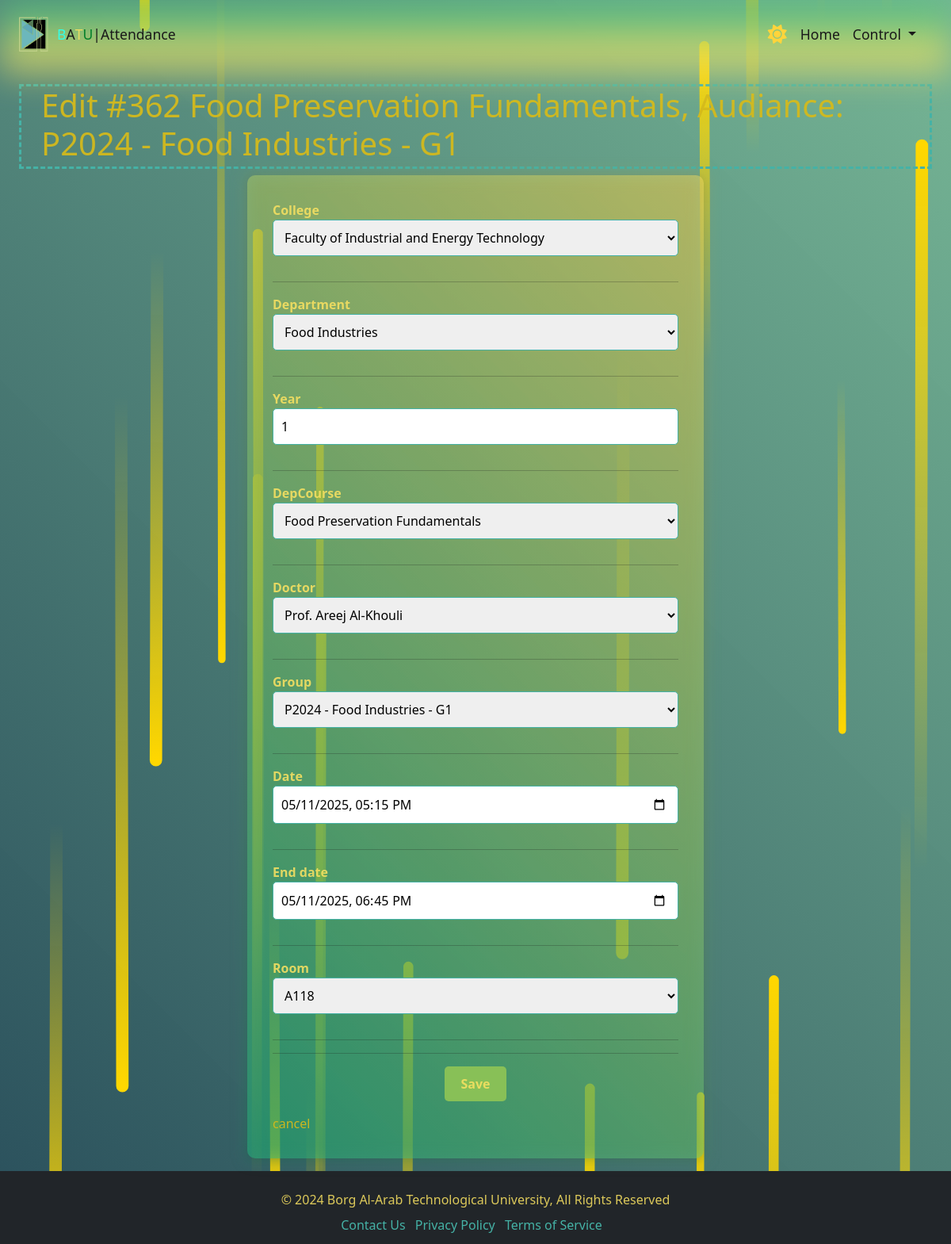
/standard-table/lecture/FQmapPQ/update/, run on the app's committed database.
### attend/models.py (models this page shows, shortened)
class Lecture(models.Model):
    slug = models.SlugField(unique=True, blank=True)
    DepCourse = models.ForeignKey(DepCourse, on_delete=models.CASCADE, related_name="lectures")
    doctor = models.ForeignKey(Doctor, on_delete=models.CASCADE, related_name="lectures", limit_choices_to={'is_doctor': True})
    group = models.ForeignKey(Group, on_delete=models.CASCADE, related_name="lectures")
    room = models.ForeignKey(Room, on_delete=models.CASCADE, related_name="lectures")
    date = models.DateTimeField()
    end_date = models.DateTimeField(blank=True, null=True)
    is_std = models.BooleanField(default=False)
    is_active = models.BooleanField(default=False)
    is_done = models.BooleanField(default=False)
    def get_url(self, url):
        urls = {
            'detail': reverse('attend:lecture_detail', kwargs={'slug': self.slug}),
            'ativate': reverse('attend:lecture_ativate', kwargs={'slug': self.slug}),
            'update': reverse('attend:lecture_update', kwargs={'slug': self.slug}),
            'delete': reverse('attend:lecture_delete', kwargs={'slug': self.slug}),
            }
        return urls.get(url)
    def __str__(self):
        return f"#{self.id} {self.DepCourse.course.name}, Audiance: {self.group}"

class DepCourse(models.Model):
    course = models.ForeignKey(Course, on_delete=models.CASCADE, related_name="depcourses")
    department = models.ForeignKey(Department, on_delete=models.CASCADE, related_name="depcourses")
    academic_year = models.SmallIntegerField(null=True)
    class Meta:
        constraints = [
            models.UniqueConstraint(fields=['course', 'department', 'academic_year'], name='unique_dep_course_year')
        ]
    def __str__(self):
        return self.course.name

class Course(models.Model):
    name = models.CharField(max_length=64, unique=True)
    doctors = models.ManyToManyField(Doctor,blank=True)
    duration = models.DurationField(default=timedelta(minutes=90))

class Group(models.Model):
    number = models.PositiveSmallIntegerField()
    department = models.ForeignKey(Department, on_delete=models.CASCADE, related_name="groups")
    dofaa = models.ForeignKey(Dofaa, on_delete=models.CASCADE, related_name="groups")
    def __str__(self):
        return f"P{self.dofaa} - {self.department} - G{self.number} "

class Dofaa(models.Model):
    year = models.PositiveSmallIntegerField()
    academic_year = models.SmallIntegerField(default=1)
    is_done = models.BooleanField(default=False)
    def __str__(self):
        return str(self.year)

class Department(models.Model):
    name = models.CharField(max_length=64)
    college = models.ForeignKey(College, on_delete=models.CASCADE, related_name="departments")
    def __str__(self):
        return self.name

class College(models.Model):
    name = models.CharField(max_length=64, unique=True)
    def __str__(self):
        return self.name

class Doctor(models.Model):
    user = models.ForeignKey(User, on_delete=models.CASCADE, related_name="doctor")
    name = models.CharField(max_length=64, unique=True)
    image = models.ImageField(upload_to='doc_pics/', blank=True, null=True)
    is_doctor = models.BooleanField(default=True)
    dwin_img = models.PositiveSmallIntegerField(blank=True, null=True)
    def __str__(self):
        if self.is_doctor:
            return f"Prof. {self.name}"
        else:
            return f"Eng. {self.name}"

class Room(models.Model):
    name = models.CharField(max_length=64, unique=True)
    ip = models.CharField(max_length=64, blank=True, null=True)
    def __str__(self):
        return self.name

### attend/views.py (the view, shortened to what this page needs)
# urls.py: path('standard-table/lecture/<slug:slug>/update/', views.GeneralUpdateView.as_view(model=Lecture, form_class=LectureForm, template_name='events/lecture_form.html'), name='lecture_update'),
class GeneralUpdateView(UpdateView):
    slug_field = 'slug'
    slug_url_kwarg = 'slug'
    def get_form_class(self):
        return self.form_class
    def get_template_names(self):
        return self.template_name

### attend/templatetags/custom_filters.py (called while the page is built)
@register.filter
def get_url(event, url_name):
    return event.get_url(url_name)

### attend/templates/events/lecture_form.html (shortened to what this page needs)
{% extends "attend/layout.html" %}
{% load static %}
{% load custom_filters %}
{% block content %}
<div class="d-flex flex-column justify-content-center align-items-center mt-3">
    <h1 class="attendance-form-title">{% if object %} Edit {{object}} {% else %} Create Lecture {% endif %}</h1>
    <form class="attendance-form" method="post">
      <label for="{{ form.college.id_for_label }}">{{ form.college.label }}</label>
      <select name="{{ form.college.name }}" id="{{ form.college.id_for_label }}" onchange="loadDepartments('{% url 'attend:ajax_load_departments' %}')" required>
    {% for value, label in form.college.field.choices %}
      {% if not value %}
      <option value value disabled selected>Select a college</option>
      {% else %}
      <option value="{{ value }}" {% if form.college.value == value %} selected {% endif %}>{{ label }}</option>
      {% endif %}
      {% endfor %}
    </select>
    <hr>
    <label for="{{ form.department.id_for_label }}">{{ form.department.label }}</label>
    <select name="{{ form.department.name }}" id="{{ form.department.id_for_label }}" onchange="loadCourses()" required>
      {% for value, label in form.department.field.choices %}
      {% if not value %}
      <option value value disabled selected>Select a department</option>
      {% else %}
      <option value="{{ value }}" {% if form.department.value == value %} selected {% endif %}>{{ label }}</option>
      {% endif %}
      {% endfor %}
    </select>
    <hr>
    <label for="{{ form.year.id_for_label }}">{{ form.year.label }}</label>
    <input type="number" name="{{ form.year.name }}" id="{{ form.year.id_for_label }}" value={% if form.year.value %} {{ form.year.value }} {% else %} 1 {% endif %} min="1" max="4" onchange="loadCourses()" required>
    <hr>
    <label for="{{ form.DepCourse.id_for_label }}">{{ form.DepCourse.label }}</label>
    <select name="{{ form.DepCourse.name }}" id="{{ form.DepCourse.id_for_label }}" data-doctor="true" onchange="loadDoctors('{% url 'attend:ajax_load_doctors' %}')" required>
      {% for value, label in form.DepCourse.field.choices %}
      {% if not value %}
      <option value value disabled selected>Select a Course</option>
      {% else %}
      <option value="{{ value }}" {% if form.DepCourse.value == value %} selected {% endif %}>{{ label }}</option>
      {% endif %}
      {% endfor %}
    </select>
    <hr>
    <label for="{{ form.doctor.id_for_label }}">{{ form.doctor.label }}</label>
    <select name="{{ form.doctor.name }}" id="{{ form.doctor.id_for_label }}" required>
      {% for value, label in form.doctor.field.choices %}
      {% if not value %}
      <option value disabled selected>Select a Doctor</option>
      {% else %}
      <option value="{{ value }}" {% if form.doctor.value == value %} selected {% endif %}>{{ label }}</option>
      {% endif %}
      {% endfor %}
    </select>
    <hr>
    <label for="{{ form.group.id_for_label }}">{{ form.group.label }}</label>
    <select name="{{ form.group.name }}" id="{{ form.group.id_for_label }}" required>
      {% for value, label in form.group.field.choices %}
      {% if not value %}
      <option value disabled selected>Select a Group</option>
      {% else %}
      <option value="{{ value }}" {% if form.group.value == value %} selected {% endif %}>{{ label }}</option>
      {% endif %}
      {% endfor %}
    </select>
    <hr>
    <label for="{{ form.date.id_for_label }}">{{ form.date.label }}</label>
    {{form.date}}
    <hr>
    <label for="{{ form.end_date.id_for_label }}">{{ form.end_date.label }}</label>
    {{form.end_date}}
    <hr>
    <label for="{{ form.room.id_for_label }}">{{ form.room.label }}</label>
    <select name="{{ form.room.name }}" id="{{ form.room.id_for_label }}" required>
      {% for value, label in form.room.field.choices %}
        {% if not value %}
          <option value disabled selected>Select a Room</option>
          {% else %}
          <option value="{{ value }}" {% if form.room.value == value %} selected {% endif %}>{{ label }}</option>
          {% endif %}
          {% endfor %}
        </select>
        <hr>
    <hr>
    <div class="d-grid">
      <button type="submit" class="submit-btn mx-auto mb-3">Save</button>
      {% if object %} <a href="{{ object|get_url:'detail' }}">cancel</a> {% endif %}
    </div>
  </form>
</div>
{% endblock %}

### attend/static/style/styles.css (style rules this page uses)
:root { --bs-white: #fff; --bs-black: #1a1a1a; --bs-always-black: #1a1a1a; --bs-gray: #343a40; --bs-light: #f8f9fa; --bs-always-light: #f8f9fa; --bs-trans-light: #f5f5f5cc; --bs-Teal: #45B2A6; --bs-Heavy-Teal: #007e2a; --bs-Light-Teal: #32ffe7; --bs-gold: #f7e061e0; --bs-Heavy-gold: #d4b91cf1; --bs-Heavy-white: #9ecdfc; --bs-Green: #88C057; --bs-Heavy-Green: #79dd21; --bs-blue: #417dec; --bs-light-white: #c2e1ff; --bs-error: #e10e0e; --bs-gradiant1: linear-gradient(45deg, rgba(38, 187, 130, 0.5), rgba(247, 224, 97, 0.5)); --bs-gradiant11: linear-gradient(45deg, rgba(38, 187, 130, 0.8), rgba(247, 224, 97, 0.8)); --bs-gradiant111: linear-gradient(45deg, rgba(247, 224, 97, 1.0), rgba(38, 187, 130, 0.8)); --bs-gradiant2: linear-gradient(to bottom, rgba(38, 187, 130, 0.70), rgba(247, 225, 97, 0.753) 80%); --bs-gradiant3: linear-gradient(45deg, rgba(28, 139, 97, 0.418), rgba(182, 165, 72, 0.418)); --bs-gradiant-dark1: radial-gradient(#222, #101010); --bs-gradiant-dark11: radial-gradient(#181414, #1b1515); --bs-font-sans-serif: system-ui, -apple-system, "Segoe UI", Roboto, "Helvetica Neue", Arial, sans-serif; --sp: 2.5s; }
html { background-color: var(--bs-gray); }
body { background-image: url('/static/attend/backgrounds/bg1.svg'); background-repeat: no-repeat; background-size: cover; background-position: center; color: var(--bs-black); font: 1rem/1.5 var(--bs-font-sans-serif); margin: 0; padding: 0; display: flex; flex-direction: column; min-height: 100vh; }
a { text-decoration: none; }
.attendance-form::before { content: ''; position: absolute; top: 0; left: 0; right: 0; bottom: 0; background: var(--bs-gradiant3); filter: blur(10px) !important; z-index: -1; }
.attendance-form { position: relative; z-index: 1; background: var(--bs-gradiant1); padding: 2rem; border-radius: 10px; box-shadow: 0 2px 10px rgba(0, 0, 0, 0.1); min-width: 50%; }
.attendance-form-title { color: var(--bs-Heavy-gold); border: 3px dashed var(--bs-Teal); padding-bottom: 5px; padding-inline: 25px; }
.attendance-form label, .custom-checkbox label { font-weight: bold; color: var(--bs-gold); }
.attendance-form input, .attendance-form select { width: 100%; padding: 10px; margin-bottom: 1rem; border: 1px solid var(--bs-Teal); border-radius: 5px; }
.attendance-form a { color: var(--bs-Heavy-gold); }
.submit-btn { background-color: var(--bs-Green); color: var(--bs-gold); padding: 10px 20px; border: none; border-radius: 5px; font-weight: bold; }

### data on the page
Lecture: id+DepCourse+group "#362 Food Preservation Fundamentals, Audiance: P2024 - Food Industries - G1", date "05/11/2025 17:15", end_date "05/11/2025 18:45"
College: college "Faculty of Industrial and Energy Technology"
Department: department "Food Industries"
DepCourse: DepCourse "Food Preservation Fundamentals"
Doctor: doctor "Prof. Areej Al-Khouli"
Group: group "P2024 - Food Industries - G1"
Room: room "A118"
